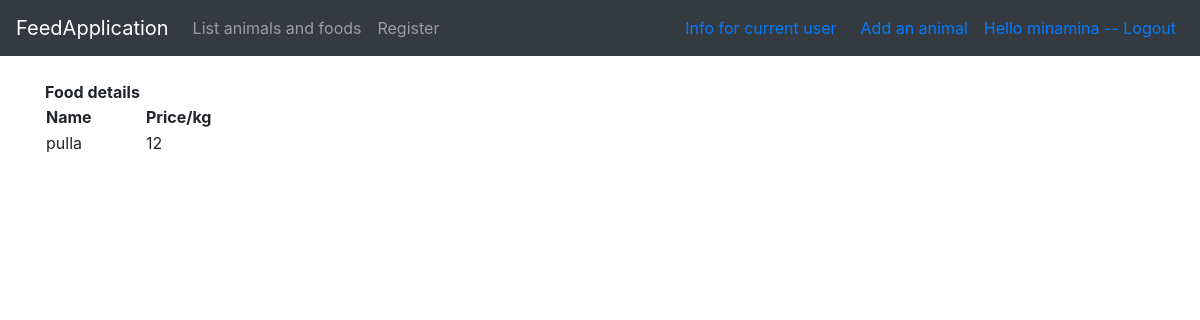
/animals/showfood/1 (signed in), run on an earlier commit of the app's database.
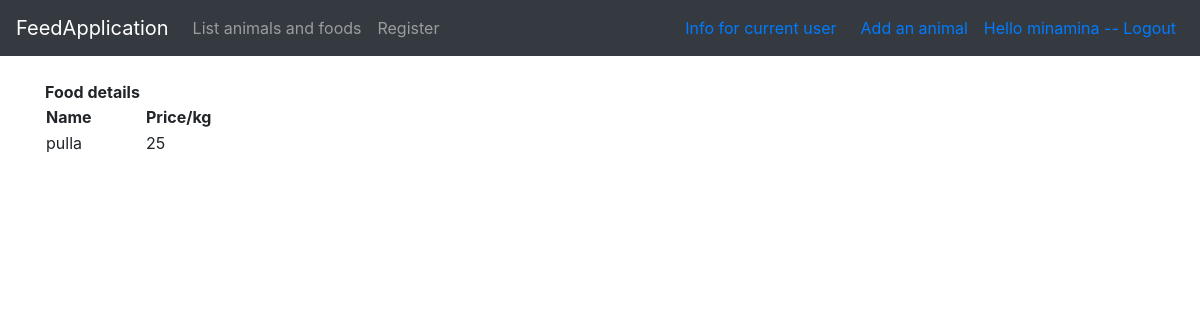
And on a later commit of the database.
### application/auth/models.py (models this page shows, shortened)
class User(Base):
    __tablename__ = "account"
    name = db.Column(db.String(144), nullable=False)
    username = db.Column(db.String(144), nullable=False)
    password = db.Column(db.String(144), nullable=False)
    animals = db.relationship("Animal", backref='account', lazy=True)

### application/animals/models.py (models this page shows, shortened)
class Food(Base):
    name = db.Column(db.String(144), unique=True, nullable = False)
    animals = db.relationship("Animal", secondary=animals_foods, back_populates='foods', lazy='dynamic')
    price = db.Column(db.Integer, nullable = True)

### application/animals/views.py (the view)
@app.route("/animals/showfood/<food_id>")
def show_food(food_id):
    return render_template("animals/showfood.html", food = Food.query.get(food_id))

### application/__init__.py (called while the page is built)
@login_manager.user_loader
def load_user(user_id):
    return User.query.get(user_id)

### application/templates/animals/showfood.html (shortened to what this page needs)
{% extends "layout.html" %}
{% block body %}
<th><b>Food details</b></th>
<table>
  <tr>
    <td style="width:100px"><b>Name</b></td>
    <td style="width:100px"><b>Price/kg</b></td>
  </tr>
  <tr>
    <td>{{ food.name }}</td>
    <td>{{ food.price }}</td>
    </tr>
</table>
{% endblock %}

### application/templates/layout.html (shortened to what this page needs)
<!DOCTYPE html>
<html>
  <head>
    <link rel="stylesheet" href="https://maxcdn.bootstrapcdn.com/bootstrap/4.0.0/css/bootstrap.min.css">
  </head>
  <body>
    <nav class="navbar navbar-expand-md navbar-dark bg-dark mb-4">
      <a class="navbar-brand" href="#">FeedApplication</a>
<div class="collapse navbar-collapse" id="navbarCollapse">
        <ul class="navbar-nav mr-auto">
          <li class="nav-item">
            <a class="nav-link" href="{{ url_for('animals_index') }} ">List animals and foods</a>
          </li>
          <li class="nav-item">
            <a class="nav-link" href="{{ url_for('animals_userform') }} ">Register</a>
          </li>
        </ul>
        <div class="form-inline mt-2 mt-md-0 px-2">
          {% if current_user.is_authenticated %}
            <div class="px-2"><a href="{{ url_for('current_animals') }} ">Info for current user</a></div>
            <div class="px-2"></div><a href="{{ url_for('animals_form') }} ">Add an animal</a></div>
            <div class="px-2"><a href="{{ url_for('auth_logout') }}">Hello {{ current_user.name }} -- Logout</a></div>
	        {% else %}
	        <a href="{{ url_for('auth_login') }}">Login</a>
	        {% endif %}
        </div>
    </nav>
    <main role="main" class="container">
    {% block body %}{% endblock %}
    </main>
  </body>
</html>

What changed in the data, as far as the page shows it:
changed Food "pulla": price "12" → "25"
